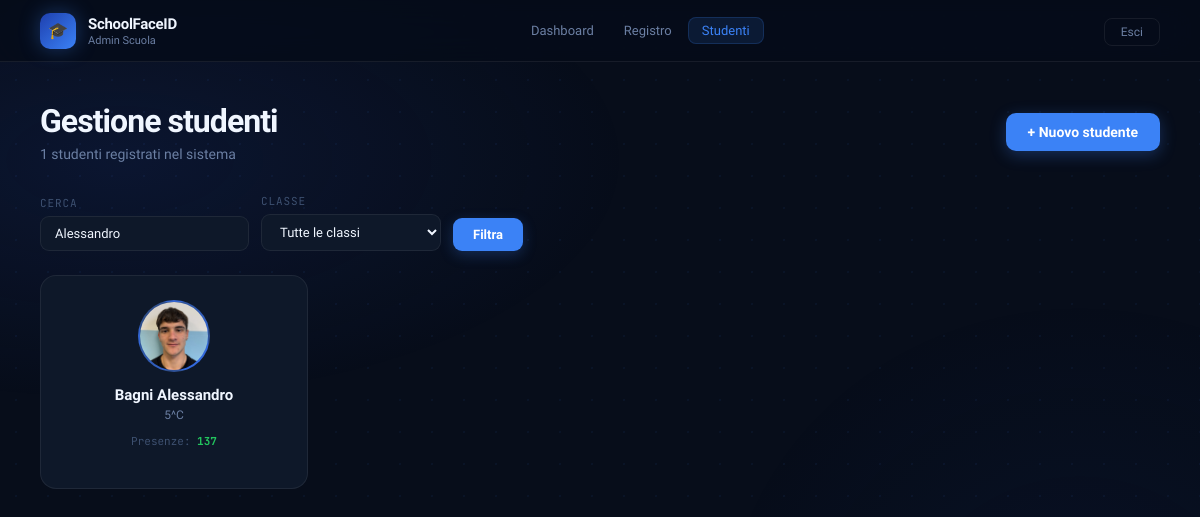
Screenshot of /pages/studenti.php?cerca=Alessandro (signed in) with the database file from the repository.
### tables this page shows
CREATE TABLE `utenti` (
  `id` int(11) NOT NULL AUTO_INCREMENT,
  `nome` varchar(100) NOT NULL,
  `cognome` varchar(100) NOT NULL,
  `email` varchar(150) DEFAULT NULL,
  `password_hash` varchar(255) DEFAULT NULL,
  `ruolo` enum('studente','professore','admin') NOT NULL,
  `classe_id` int(11) DEFAULT NULL,
  `foto_path` varchar(255) DEFAULT NULL,
  `encoding` longtext DEFAULT NULL,
  `attivo` tinyint(1) DEFAULT 1,
  `created_at` timestamp NOT NULL DEFAULT current_timestamp(),
  PRIMARY KEY (`id`),
  UNIQUE KEY `email` (`email`),
  KEY `classe_id` (`classe_id`),
  CONSTRAINT `utenti_ibfk_1` FOREIGN KEY (`classe_id`) REFERENCES `classi` (`id`)
);

CREATE TABLE `classi` (
  `id` int(11) NOT NULL AUTO_INCREMENT,
  `nome` varchar(50) NOT NULL,
  `anno_scolastico` varchar(20) DEFAULT NULL,
  PRIMARY KEY (`id`)
);

### includes/db.php (called while the page is built, shortened)
<?php
function foto_path_sicuro(?string $path): string {
    $path = str_replace('\\', '/', $path);
    return $path;
}

### pages/studenti.php (the view, shortened to what this page needs)
<?php
require_once '../includes/db.php';
$cerca      = $_GET['cerca'] ?? '';
$where  = ["u.ruolo = 'studente'", "u.attivo = 1"];
$params = [];
if ($cerca) {
    $where[]          = "(u.nome LIKE :cerca OR u.cognome LIKE :cerca)";
    $params[':cerca'] = "%$cerca%";
}
$where_sql = implode(' AND ', $where);
$stmt      = $pdo->prepare("
    SELECT u.*, c.nome AS classe_nome,
           (SELECT COUNT(*) FROM presenze p WHERE p.studente_id = u.id AND p.stato = 'presente') AS tot_presenze
    FROM utenti u
    LEFT JOIN classi c ON c.id = u.classe_id
    WHERE $where_sql
    ORDER BY u.cognome, u.nome
");
$stmt->execute($params);
$studenti = $stmt->fetchAll();
?>
<!DOCTYPE html>
<html lang="it">
<head>
</head>
<body>
<nav class="navbar">
  <a class="nav-brand" href="dashboard.php">
    <div class="nav-logo">🎓</div>
    <div>
      <div class="nav-title">SchoolFaceID</div>
      <div class="nav-sub"><?= htmlspecialchars($_SESSION['utente_nome']) ?></div>
    </div>
  </a>
  <div class="nav-links">
    <a href="dashboard.php" class="nav-link">Dashboard</a>
    <a href="registro.php"  class="nav-link">Registro</a>
    <a href="studenti.php"  class="nav-link active">Studenti</a>
  </div>
  <div>
    <a href="logout.php" class="btn-logout">Esci</a>
  </div>
</nav>
<main class="main">
  <div class="page-header">
    <div>
      <h1>Gestione studenti</h1>
      <p class="page-subtitle"><?= count($studenti) ?> studenti registrati nel sistema</p>
    </div>
    <button class="btn-nuovo" onclick="document.getElementById('modalAggiungi').classList.add('open')">
      + Nuovo studente
    </button>
  </div>
  <form method="GET" action="">
    <div class="filters">
      <div class="filter-group">
        <label>Cerca</label>
        <input type="text" name="cerca" placeholder="Nome o cognome..." value="<?= htmlspecialchars($cerca) ?>"/>
      </div>
      <div class="filter-group">
        <label>Classe</label>
        <select name="classe">
          <option value="">Tutte le classi</option>
        </select>
      </div>
      <button type="submit" class="btn-filter">Filtra</button>
    </div>
  </form>
  <div class="studenti-grid">
    <?php if (empty($studenti)): ?>
      <div class="empty-state">
        <div style="font-size:36px">👤</div>
        <p>Nessuno studente trovato.</p>
      </div>
    <?php else: ?>
      <?php foreach ($studenti as $s):
        $iniziali = strtoupper(substr($s['nome'],0,1) . substr($s['cognome'],0,1));
      ?>
      <div class="studente-card">
        <div class="avatar">
          <?php if ($s['foto_path']): ?>
            <img src="../<?= htmlspecialchars(foto_path_sicuro($s['foto_path'])) ?>?v=<?= filemtime(dirname(__DIR__).'/'.foto_path_sicuro($s['foto_path'])) ?>" alt="">
          <?php else: ?>
            <?= $iniziali ?>
          <?php endif; ?>
        </div>
        <div class="studente-nome"><?= htmlspecialchars($s['cognome'] . ' ' . $s['nome']) ?></div>
        <div class="studente-classe"><?= htmlspecialchars($s['classe_nome'] ?? 'Nessuna classe') ?></div>
        <div class="presenze-count">
          Presenze: <strong><?= $s['tot_presenze'] ?></strong>
        </div>
      </div>
      <?php endforeach; ?>
    <?php endif; ?>
  </div>
</main>
</body>
</html>

### rows the page displays
utenti: foto_path (picture), cognome+nome "Bagni Alessandro", classe.nome "5^C", tot_presenze "137"

### other values shown
$_SESSION['utente_nome'] "Admin Scuola"
count($studenti) "1"
